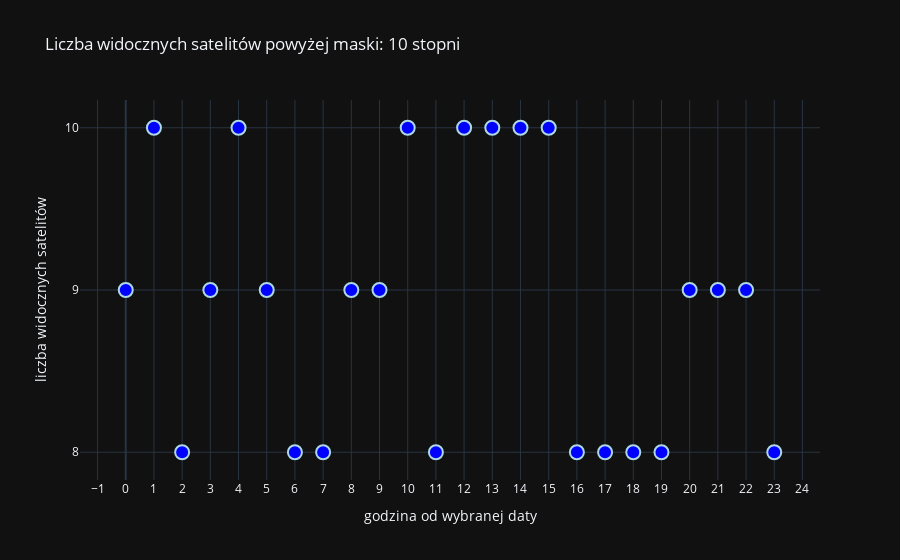

The notebook cell this image was saved under:
### Code cell
fig = px.scatter(iledf, x='h', y='ile', title='Liczba widocznych satelitów powyżej maski: '+str(MASKA)+' stopni', labels={'h':'godzina od wybranej daty','ile':'liczba widocznych satelitów'}, template='plotly_dark')
fig.update_traces(marker=dict(color='blue',opacity=1,size=14,
                              line=dict(width=2,
                                        color='lightblue')))
fig.update_layout(hovermode="closest", xaxis = dict(tickmode = 'linear', tick0=0, dtick=1),
                 yaxis=dict(tickmode='linear', tick0=min(ile_widocznych), dtick=1))

fig.show()

### Figure 1 — Plotly figure (JSON) as saved in the notebook; plotly's stock layout.template omitted (floating-point values rounded to 4 significant figures)
{"data": [{"hovertemplate": "godzina od wybranej daty=%{x}<br>liczba widocznych satelitów=%{y}<extra></extra>", "legendgroup": "", "marker": {"color": "blue", "line": {"color": "lightblue", "width": 2}, "opacity": 1, "size": 14, "symbol": "circle"}, "mode": "markers", "name": "", "orientation": "v", "showlegend": false, "type": "scatter", "x": [0, 1, 2, 3, 4, 5, 6, 7, 8, 9, 10, 11, 12, 13, 14, 15, 16, 17, 18, 19, 20, 21, 22, 23], "xaxis": "x", "y": [9, 10, 8, 9, 10, 9, 8, 8, 9, 9, 10, 8, 10, 10, 10, 10, 8, 8, 8, 8, 9, 9, 9, 8], "yaxis": "y"}], "layout": {"hovermode": "closest", "legend": {"tracegroupgap": 0}, "title": {"text": "Liczba widocznych satelitów powyżej maski: 10 stopni"}, "xaxis": {"anchor": "y", "domain": [0, 1], "dtick": 1, "tick0": 0, "tickmode": "linear", "title": {"text": "godzina od wybranej daty"}}, "yaxis": {"anchor": "x", "domain": [0, 1], "dtick": 1, "tick0": 8, "tickmode": "linear", "title": {"text": "liczba widocznych satelitów"}}}}
